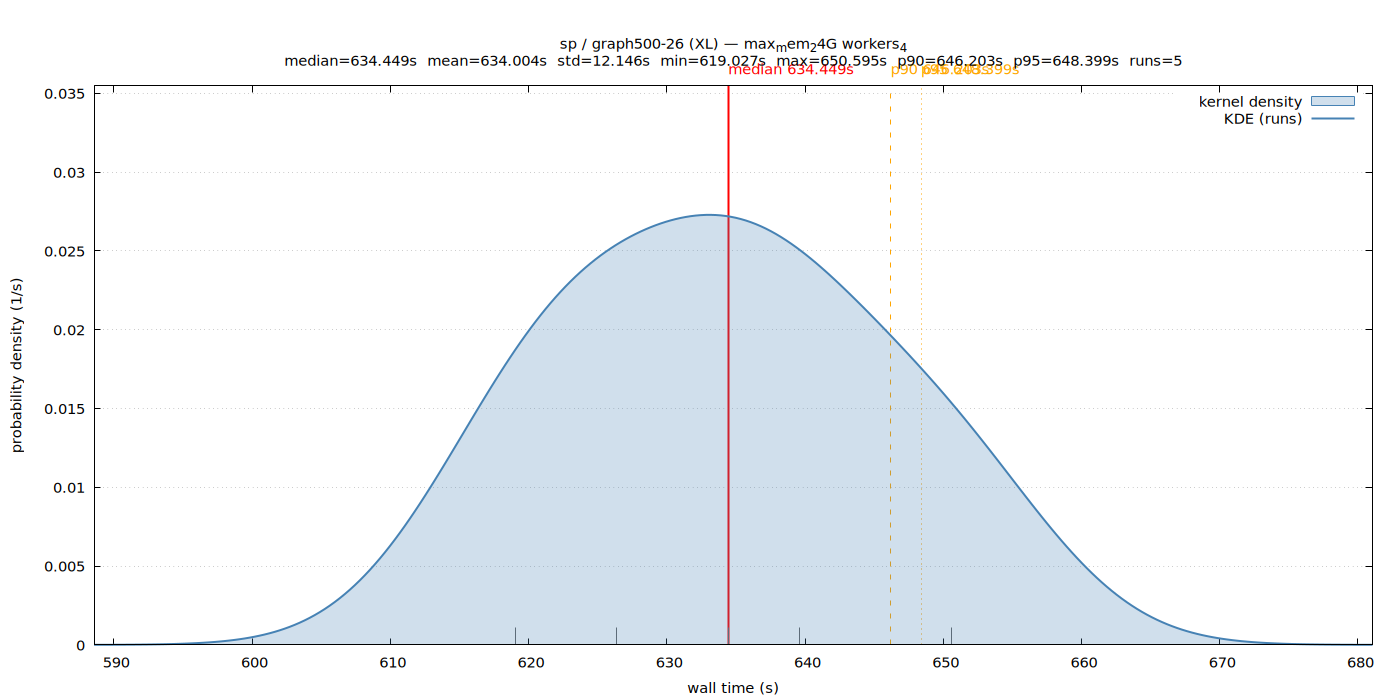

The gnuplot source for this figure:
set terminal pngcairo size 1400,700 enhanced font 'Sans,11'
set output '/home/ubuntu/nvm/results/sp/XL/graph500-26/max_mem_24G_workers_4/wall_time.png'
set title "sp / graph500-26 (XL) — max_mem_24G workers_4\nmedian=634.449s  mean=634.004s  std=12.146s  min=619.027s  max=650.595s  p90=646.203s  p95=648.399s  runs=5"
set xlabel 'wall time (s)'
set ylabel 'probability density (1/s)'
set tmargin 5
set yrange [0:0.0354766]
set xrange [588.568698:681.053610]
set grid y
set key top right
set arrow from 634.448723,0 to 634.448723,0.0354766 nohead lc rgb 'red' lw 2
set label 'median 634.449s' at 634.448723,0.0354766 offset char 0,1 tc rgb 'red'
set arrow from 646.203332,0 to 646.203332,0.0354766 nohead lc rgb 'orange' lw 1 dt 2
set label 'p90 646.203s' at 646.203332,0.0354766 offset char 0,1 tc rgb 'orange'
set arrow from 648.399259,0 to 648.399259,0.0354766 nohead lc rgb 'orange' lw 1 dt 3
set label 'p95 648.399s' at 648.399259,0.0354766 offset char 0,1 tc rgb 'orange'
set arrow from 626.334260,0 to 626.334260,0.00109159 nohead lc rgb '#666666' lw 1
set arrow from 634.448723,0 to 634.448723,0.00109159 nohead lc rgb '#666666' lw 1
set arrow from 639.615553,0 to 639.615553,0.00109159 nohead lc rgb '#666666' lw 1
set arrow from 650.595185,0 to 650.595185,0.00109159 nohead lc rgb '#666666' lw 1
set arrow from 619.027123,0 to 619.027123,0.00109159 nohead lc rgb '#666666' lw 1
plot '/home/ubuntu/nvm/results/sp/XL/graph500-26/max_mem_24G_workers_4/wall_time.dat' using 1:2 with filledcurves y=0 lc rgb '#4682b4' fs transparent solid 0.25 title 'kernel density', \
     '/home/ubuntu/nvm/results/sp/XL/graph500-26/max_mem_24G_workers_4/wall_time.dat' using 1:2 with lines lw 2 lc rgb '#4682b4' title 'KDE (runs)'
